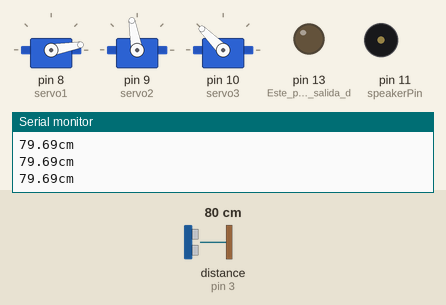
Simulated run of this sketch. Board: Arduino Uno, built with avr-gcc and run on an emulated ATmega328P. Shown: 3 × servo, output pins drawn as LEDs (lit = HIGH), buzzer (waves = sounding), the last lines printed to the serial monitor. Wiring (inferred from the names in the program): ultrasonic range finder: trigger pin 2; echo pin 3. The inputs (shaded band) are chosen by the test bench; at power-on: distance to the obstacle (sensor on pin 3) 80 cm. The echo pulse lasts 58.3 µs per cm; pins used as bus, display or sensor lines are not drawn.

Above: at 1.2 s.
1.3 s: distance to the obstacle (sensor on pin 3) set to 12 cm
2.8 s: distance to the obstacle (sensor on pin 3) set to 9 cm
At 4.9 s:
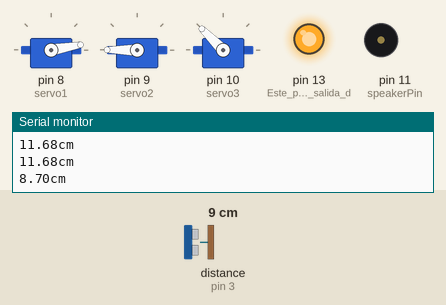
At 7.6 s:
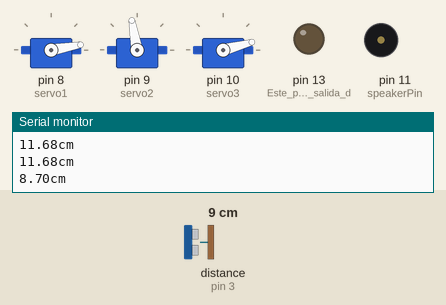
Timing chart, 0 to 17.0 s (numbered marks = the images above; inputs shaded):
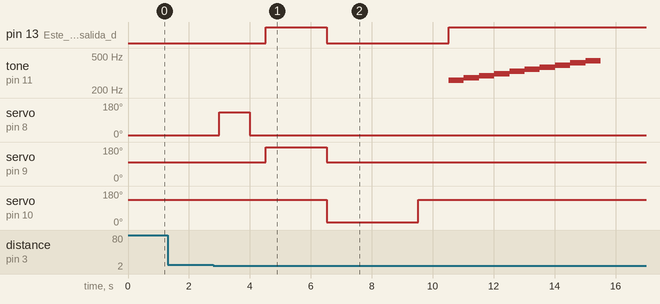

The sketch:

Proyecto2.ino
```cpp
#include <Servo.h>
int speakerPin = 11; // Será la salida del tono
     int numTones = 10;
     int tones[ ] = {261, 277, 294, 311, 330, 349, 370, 392, 415, 440,466, 494};

Servo servo1; // Declaramos el Servo No.1
Servo servo2; // Declaramos el Servo No.2
Servo servo3; // Declaramos el Servo No.3
 int trigger = 2; // Aqui declararemos la salida para el Ultrasónico
 int echo = 3; // Aqui declararemos la entrada de lectura para el Ultrasónico
 float tiempo_de_espera,distancia;


void setup() {

  Serial.begin (9600);  // Se inicia la comunicación serial
  pinMode (trigger, OUTPUT); // Pin de salida del ultrasónico
  pinMode (echo, INPUT); // Pin de salida del ultrasónico


   servo1.attach(8);
   servo1.write(10); // Unidad de grados a la que estará inicialmente el servomotor 1
    servo2.attach(9);
   servo2.write(100); // Unidad de grados a la que estará el inicialmente servomotor 2
    servo3.attach(10);
   servo3.write(135); // Unidad de grados a la que estará inicialmente el servomotor 3
   pinMode(13,OUTPUT); // Este pin sera la salida del tono programado para el zumbador
}

void loop() {

digitalWrite (trigger,LOW);
delayMicroseconds(2);  //Enviamos un pulso de 2us
digitalWrite (trigger, HIGH);
delayMicroseconds (10); //Enviamos un pulso de 10us
digitalWrite (trigger, LOW);


tiempo_de_espera = pulseIn (echo,HIGH);

distancia = (tiempo_de_espera/2)/29.15;
Serial.print (distancia); //Enviamos serialmente el valor de la distancia
Serial.println ("cm");  //Imprimera la distancia a la que se encuentra el recipiente
delay (100);


digitalWrite(13,LOW);
 if(distancia<=10){
  servo1.write(130); // servo pasar
delay(1000);
 servo1.write(10); // servo pasar
delay(520);
  digitalWrite(13,HIGH);
  servo2.write(180); // servo llenado
  delay(2000);
  servo2.write(100); // servo llenado
  digitalWrite(13,LOW);
  servo3.write(15); // servo pasar
  delay(3000);
  servo3.write(135); // servo pasar
  delay(1000);

 {
  digitalWrite(13,HIGH);
   for (int i = 0; i < numTones; i++)
                 {
                     tone(speakerPin, tones[i]);
                     delay(500);
                 }
             noTone(speakerPin);
             delay(4000);
}

 }
}
```

Measured:
- the behaviour switches between 11 and 10 cm on distance to the obstacle (sensor on pin 3) (found by bisection; images 0 and 1)
- after the input at 2.8 s, pin 13 (Este_pin_sera_la_salida_d): LOW → HIGH after 1.7 s, → LOW 2.0 s later, → HIGH 4.0 s later; tone on pin 11 (speakerPin): plays 261 Hz for 0.50 s, 277 Hz for 0.50 s, 294 Hz for 0.50 s, 311 Hz for 0.50 s, 330 Hz for 0.50 s, 349 Hz for 0.50 s … (10 notes in this stretch), starting after 7.7 s
